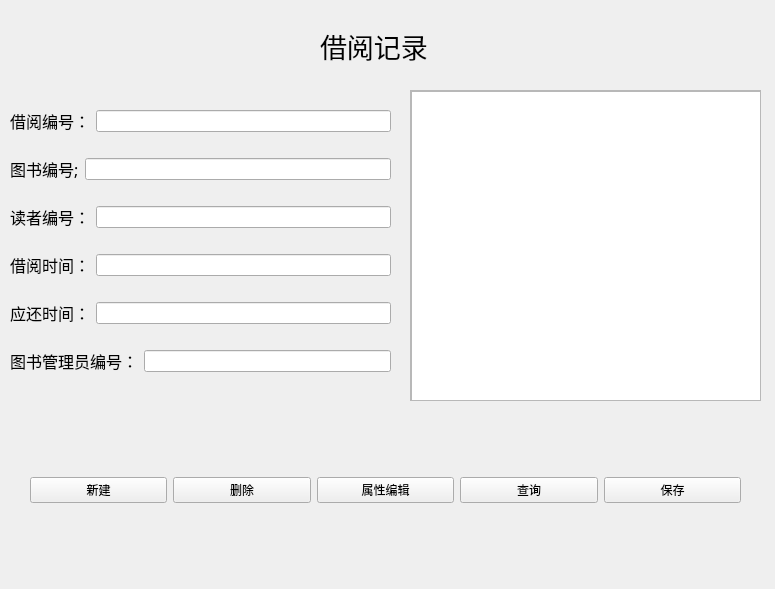
<?xml version="1.0" encoding="UTF-8"?>
<ui version="4.0">
 <class>subwidget5</class>
 <widget class="QWidget" name="subwidget5">
  <property name="geometry">
   <rect>
    <x>0</x>
    <y>0</y>
    <width>775</width>
    <height>589</height>
   </rect>
  </property>
  <property name="windowTitle">
   <string>Form</string>
  </property>
  <widget class="QWidget" name="layoutWidget_2">
   <property name="geometry">
    <rect>
     <x>30</x>
     <y>460</y>
     <width>711</width>
     <height>61</height>
    </rect>
   </property>
   <layout class="QHBoxLayout" name="horizontalLayout_7">
    <item>
     <widget class="QPushButton" name="pushButton">
      <property name="text">
       <string>新建</string>
      </property>
     </widget>
    </item>
    <item>
     <widget class="QPushButton" name="pushButton_2">
      <property name="text">
       <string>删除</string>
      </property>
     </widget>
    </item>
    <item>
     <widget class="QPushButton" name="pushButton_3">
      <property name="text">
       <string>属性编辑</string>
      </property>
     </widget>
    </item>
    <item>
     <widget class="QPushButton" name="pushButton_4">
      <property name="text">
       <string>查询</string>
      </property>
     </widget>
    </item>
    <item>
     <widget class="QPushButton" name="pushButton_5">
      <property name="text">
       <string>保存</string>
      </property>
     </widget>
    </item>
   </layout>
  </widget>
  <widget class="QScrollArea" name="scrollArea">
   <property name="geometry">
    <rect>
     <x>410</x>
     <y>90</y>
     <width>351</width>
     <height>311</height>
    </rect>
   </property>
   <property name="widgetResizable">
    <bool>true</bool>
   </property>
   <widget class="QWidget" name="scrollAreaWidgetContents">
    <property name="geometry">
     <rect>
      <x>0</x>
      <y>0</y>
      <width>349</width>
      <height>309</height>
     </rect>
    </property>
    <widget class="QTableView" name="records">
     <property name="geometry">
      <rect>
       <x>0</x>
       <y>0</y>
       <width>351</width>
       <height>311</height>
      </rect>
     </property>
    </widget>
   </widget>
  </widget>
  <widget class="QLabel" name="label">
   <property name="geometry">
    <rect>
     <x>320</x>
     <y>20</y>
     <width>191</width>
     <height>51</height>
    </rect>
   </property>
   <property name="font">
    <font>
     <family>楷体</family>
     <pointsize>20</pointsize>
    </font>
   </property>
   <property name="text">
    <string>借阅记录</string>
   </property>
  </widget>
  <widget class="QWidget" name="layoutWidget">
   <property name="geometry">
    <rect>
     <x>10</x>
     <y>91</y>
     <width>381</width>
     <height>301</height>
    </rect>
   </property>
   <layout class="QVBoxLayout" name="verticalLayout">
    <item>
     <layout class="QHBoxLayout" name="horizontalLayout">
      <item>
       <widget class="QLabel" name="label_2">
        <property name="font">
         <font>
          <family>楷体</family>
          <pointsize>12</pointsize>
         </font>
        </property>
        <property name="text">
         <string>借阅编号：</string>
        </property>
       </widget>
      </item>
      <item>
       <widget class="QLineEdit" name="lineEdit"/>
      </item>
     </layout>
    </item>
    <item>
     <layout class="QHBoxLayout" name="horizontalLayout_2">
      <item>
       <widget class="QLabel" name="label_3">
        <property name="font">
         <font>
          <family>楷体</family>
          <pointsize>12</pointsize>
         </font>
        </property>
        <property name="text">
         <string>图书编号;</string>
        </property>
       </widget>
      </item>
      <item>
       <widget class="QLineEdit" name="lineEdit_2"/>
      </item>
     </layout>
    </item>
    <item>
     <layout class="QHBoxLayout" name="horizontalLayout_3">
      <item>
       <widget class="QLabel" name="label_4">
        <property name="font">
         <font>
          <family>楷体</family>
          <pointsize>12</pointsize>
         </font>
        </property>
        <property name="text">
         <string>读者编号：</string>
        </property>
       </widget>
      </item>
      <item>
       <widget class="QLineEdit" name="lineEdit_3"/>
      </item>
     </layout>
    </item>
    <item>
     <layout class="QHBoxLayout" name="horizontalLayout_4">
      <item>
       <widget class="QLabel" name="label_5">
        <property name="font">
         <font>
          <family>楷体</family>
          <pointsize>12</pointsize>
         </font>
        </property>
        <property name="text">
         <string>借阅时间：</string>
        </property>
       </widget>
      </item>
      <item>
       <widget class="QLineEdit" name="lineEdit_4"/>
      </item>
     </layout>
    </item>
    <item>
     <layout class="QHBoxLayout" name="horizontalLayout_5">
      <item>
       <widget class="QLabel" name="label_6">
        <property name="font">
         <font>
          <family>楷体</family>
          <pointsize>12</pointsize>
         </font>
        </property>
        <property name="text">
         <string>应还时间：</string>
        </property>
       </widget>
      </item>
      <item>
       <widget class="QLineEdit" name="lineEdit_5"/>
      </item>
     </layout>
    </item>
    <item>
     <layout class="QHBoxLayout" name="horizontalLayout_6">
      <item>
       <widget class="QLabel" name="label_7">
        <property name="font">
         <font>
          <family>楷体</family>
          <pointsize>12</pointsize>
         </font>
        </property>
        <property name="text">
         <string>图书管理员编号：</string>
        </property>
       </widget>
      </item>
      <item>
       <widget class="QLineEdit" name="lineEdit_6"/>
      </item>
     </layout>
    </item>
   </layout>
  </widget>
 </widget>
 <resources/>
 <connections/>
</ui>
